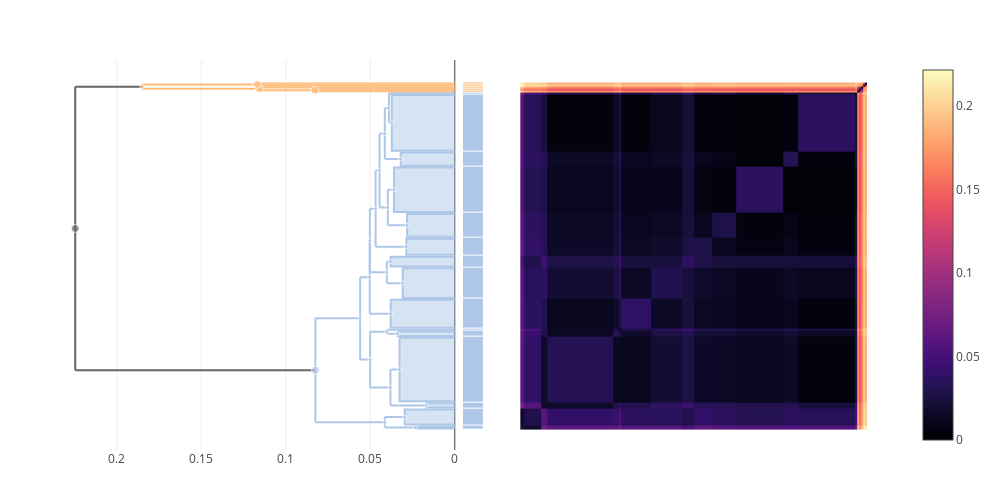

The cell this chart's notebook holds for it:
### Code cell
trees["all"] = cluster_annotate(cdata, 1:cdata.ntaxa)
plot(multi_clustermap(cdata, trees["all"]))

### Figure 1 — Plotly figure (JSON) as saved in the notebook; plotly's stock layout.template omitted (floating-point values rounded to 4 significant figures; data arrays with more than 128 entries replaced by an {"elided": "..."} marker saying what was removed)
{"data": [{"colorscale": {"elided": "256x2 mixed values"}, "type": "heatmap", "x": [0.5, 2.5, 11.37, 14.61, 48.64, 51.88, 52.88, 68.4, 84.76, 90.86, 100.2, 113.0, 137.2, 145.0, 174.9, 175.9, 176.9, 177.9, 178.9, 179.9, 180.9], "y": [0.5, 2.5, 11.37, 14.61, 48.64, 51.88, 52.88, 68.4, 84.76, 90.86, 100.2, 113.0, 137.2, 145.0, 174.9, 175.9, 176.9, 177.9, 178.9, 179.9, 180.9], "z": {"elided": "20x20 float values"}}, {"hoverinfo": "skip", "line": {"color": "#AEC7E8"}, "mode": "lines", "showlegend": false, "type": "scatter", "x": [0.05035, 0.05035, null, 0.05035, 0.0379, null, 0.05035, 0.05024, null], "xaxis": "x2", "y": [60.64, 98.77, null, 60.64, 60.64, null, 98.77, 98.77, null], "yaxis": "y"}, {"hoverinfo": "skip", "line": {"color": "#AEC7E8"}, "mode": "lines", "showlegend": false, "type": "scatter", "x": [0.05024, 0.05024, null, 0.05024, 0.0402, null, 0.05024, 0.04685, null], "xaxis": "x2", "y": [82.2, 115.3, null, 82.2, 82.2, null, 115.3, 115.3, null], "yaxis": "y"}, {"hoverinfo": "skip", "line": {"color": "#AEC7E8"}, "mode": "lines", "showlegend": false, "type": "scatter", "x": [0.04142, 0.04142, null, 0.04142, 0.02323, null, 0.04142, 0.02971, null], "xaxis": "x2", "y": [1.5, 6.937, null, 1.5, 1.5, null, 6.937, 6.937, null], "yaxis": "y"}, {"hoverinfo": "skip", "line": {"color": "#AEC7E8"}, "mode": "lines", "showlegend": false, "type": "scatter", "x": [0.0402, 0.0402, null, 0.0402, 0.03082, null, 0.0402, 0.03802, null], "xaxis": "x2", "y": [76.58, 87.81, null, 76.58, 76.58, null, 87.81, 87.81, null], "yaxis": "y"}, {"hoverinfo": "skip", "line": {"color": "#FFBB78"}, "mode": "lines", "showlegend": false, "type": "scatter", "x": [0.1157, 0.1157, null, 0.1157, 0.08276, null, 0.1157, 0, null], "xaxis": "x2", "y": [176.9, 178.4, null, 176.9, 176.9, null, 178.4, 178.4, null], "yaxis": "y"}, {"fill": "toself", "hoverinfo": "skip", "line": {"color": "#AEC7E8"}, "mode": "lines", "showlegend": false, "type": "scatter", "x": [0, 0.03203, 0.03203, 0], "xaxis": "x2", "y": [137.7, 137.7, 144.5, 144.5], "yaxis": "y"}, {"hoverinfo": "skip", "line": {"color": "#AEC7E8"}, "mode": "lines", "showlegend": false, "type": "scatter", "x": [0.05011, 0.05011, null, 0.05011, 0.03807, null, 0.05011, 0.04034, null], "xaxis": "x2", "y": [22.31, 51.32, null, 22.31, 22.31, null, 51.32, 51.32, null], "yaxis": "y"}, {"hoverinfo": "skip", "line": {"color": "#FFBB78"}, "mode": "lines", "showlegend": false, "type": "scatter", "x": [0.185, 0.185, null, 0.185, 0.1157, null, 0.185, 0.1169, null], "xaxis": "x2", "y": [177.6, 179.9, null, 177.6, 177.6, null, 179.9, 179.9, null], "yaxis": "y"}, {"hoverinfo": "skip", "line": {"color": "#AEC7E8"}, "mode": "lines", "showlegend": false, "type": "scatter", "x": [0.03807, 0.03807, null, 0.03807, 0.01708, null, 0.03807, 0.03271, null], "xaxis": "x2", "y": [12.99, 31.63, null, 12.99, 12.99, null, 31.63, 31.63, null], "yaxis": "y"}, {"fill": "toself", "hoverinfo": "skip", "line": {"color": "#AEC7E8"}, "mode": "lines", "showlegend": false, "type": "scatter", "x": [0, 0.03601, 0.03601, 0], "xaxis": "x2", "y": [113.5, 113.5, 136.7, 136.7], "yaxis": "y"}, {"fill": "toself", "hoverinfo": "skip", "line": {"color": "#AEC7E8"}, "mode": "lines", "showlegend": false, "type": "scatter", "x": [0, 0.0379, 0.0379, 0], "xaxis": "x2", "y": [53.38, 53.38, 67.9, 67.9], "yaxis": "y"}, {"hoverinfo": "skip", "line": {"color": "#666666"}, "mode": "lines", "showlegend": false, "type": "scatter", "x": [0.2246, 0.2246, null, 0.2246, 0.0825, null, 0.2246, 0.185, null], "xaxis": "x2", "y": [31.24, 178.8, null, 31.24, 31.24, null, 178.8, 178.8, null], "yaxis": "y"}, {"hoverinfo": "skip", "line": {"color": "#AEC7E8"}, "mode": "lines", "showlegend": false, "type": "scatter", "x": [0.05601, 0.05601, null, 0.05601, 0.05011, null, 0.05601, 0.05035, null], "xaxis": "x2", "y": [36.81, 79.7, null, 36.81, 36.81, null, 79.7, 79.7, null], "yaxis": "y"}, {"fill": "toself", "hoverinfo": "skip", "line": {"color": "#AEC7E8"}, "mode": "lines", "showlegend": false, "type": "scatter", "x": [0, 0.03271, 0.03271, 0], "xaxis": "x2", "y": [15.11, 15.11, 48.14, 48.14], "yaxis": "y"}, {"fill": "toself", "hoverinfo": "skip", "line": {"color": "#AEC7E8"}, "mode": "lines", "showlegend": false, "type": "scatter", "x": [0, 0.02868, 0.02868, 0], "xaxis": "x2", "y": [91.36, 91.36, 99.73, 99.73], "yaxis": "y"}, {"fill": "toself", "hoverinfo": "skip", "line": {"color": "#AEC7E8"}, "mode": "lines", "showlegend": false, "type": "scatter", "x": [0, 0.01708, 0.01708, 0], "xaxis": "x2", "y": [11.87, 11.87, 14.11, 14.11], "yaxis": "y"}, {"hoverinfo": "skip", "line": {"color": "#AEC7E8"}, "mode": "lines", "showlegend": false, "type": "scatter", "x": [0.04141, 0.04141, null, 0.04141, 0.03203, null, 0.04141, 0.03897, null], "xaxis": "x2", "y": [141.1, 167.7, null, 141.1, 141.1, null, 167.7, 167.7, null], "yaxis": "y"}, {"fill": "toself", "hoverinfo": "skip", "line": {"color": "#AEC7E8"}, "mode": "lines", "showlegend": false, "type": "scatter", "x": [0, 0.02821, 0.02821, 0], "xaxis": "x2", "y": [100.7, 100.7, 112.5, 112.5], "yaxis": "y"}, {"fill": "toself", "hoverinfo": "skip", "line": {"color": "#AEC7E8"}, "mode": "lines", "showlegend": false, "type": "scatter", "x": [0, 0.03802, 0.03802, 0], "xaxis": "x2", "y": [85.26, 85.26, 90.36, 90.36], "yaxis": "y"}, {"hoverinfo": "skip", "line": {"color": "#AEC7E8"}, "mode": "lines", "showlegend": false, "type": "scatter", "x": [0.04685, 0.04685, null, 0.04685, 0.02868, null, 0.04685, 0.04452, null], "xaxis": "x2", "y": [95.55, 135.1, null, 95.55, 95.55, null, 135.1, 135.1, null], "yaxis": "y"}, {"hoverinfo": "skip", "line": {"color": "#AEC7E8"}, "mode": "lines", "showlegend": false, "type": "scatter", "x": [0.03962, 0.03962, null, 0.03962, 0.02821, null, 0.03962, 0.03601, null], "xaxis": "x2", "y": [106.6, 125.1, null, 106.6, 106.6, null, 125.1, 125.1, null], "yaxis": "y"}, {"hoverinfo": "skip", "line": {"color": "#AEC7E8"}, "mode": "lines", "showlegend": false, "type": "scatter", "x": [0.03897, 0.03897, null, 0.03897, 0.03727, null, 0.03897, 0, null], "xaxis": "x2", "y": [159.9, 175.4, null, 159.9, 159.9, null, 175.4, 175.4, null], "yaxis": "y"}, {"hoverinfo": "skip", "line": {"color": "#AEC7E8"}, "mode": "lines", "showlegend": false, "type": "scatter", "x": [0.0825, 0.0825, null, 0.0825, 0.04142, null, 0.0825, 0.05601, null], "xaxis": "x2", "y": [4.219, 58.26, null, 4.219, 4.219, null, 58.26, 58.26, null], "yaxis": "y"}, {"fill": "toself", "hoverinfo": "skip", "line": {"color": "#AEC7E8"}, "mode": "lines", "showlegend": false, "type": "scatter", "x": [0, 0.03727, 0.03727, 0], "xaxis": "x2", "y": [145.5, 145.5, 174.4, 174.4], "yaxis": "y"}, {"hoverinfo": "skip", "line": {"color": "#FFBB78"}, "mode": "lines", "showlegend": false, "type": "scatter", "x": [0.08276, 0.08276, null, 0.08276, 0, null, 0.08276, 0, null], "xaxis": "x2", "y": [176.4, 177.4, null, 176.4, 176.4, null, 177.4, 177.4, null], "yaxis": "y"}, {"fill": "toself", "hoverinfo": "skip", "line": {"color": "#AEC7E8"}, "mode": "lines", "showlegend": false, "type": "scatter", "x": [0, 0.02323, 0.02323, 0], "xaxis": "x2", "y": [1, 1, 2, 2], "yaxis": "y"}, {"fill": "toself", "hoverinfo": "skip", "line": {"color": "#AEC7E8"}, "mode": "lines", "showlegend": false, "type": "scatter", "x": [0, 0.02971, 0.02971, 0], "xaxis": "x2", "y": [3, 3, 10.87, 10.87], "yaxis": "y"}, {"hoverinfo": "skip", "line": {"color": "#AEC7E8"}, "mode": "lines", "showlegend": false, "type": "scatter", "x": [0.04034, 0.04034, null, 0.04034, 0.03395, null, 0.04034, 0, null], "xaxis": "x2", "y": [50.26, 52.38, null, 50.26, 50.26, null, 52.38, 52.38, null], "yaxis": "y"}, {"hoverinfo": "skip", "line": {"color": "#FFBB78"}, "mode": "lines", "showlegend": false, "type": "scatter", "x": [0.1169, 0.1169, null, 0.1169, 0, null, 0.1169, 0, null], "xaxis": "x2", "y": [179.4, 180.4, null, 179.4, 179.4, null, 180.4, 180.4, null], "yaxis": "y"}, {"fill": "toself", "hoverinfo": "skip", "line": {"color": "#AEC7E8"}, "mode": "lines", "showlegend": false, "type": "scatter", "x": [0, 0.03082, 0.03082, 0], "xaxis": "x2", "y": [68.9, 68.9, 84.26, 84.26], "yaxis": "y"}, {"hoverinfo": "skip", "line": {"color": "#AEC7E8"}, "mode": "lines", "showlegend": false, "type": "scatter", "x": [0.04452, 0.04452, null, 0.04452, 0.03962, null, 0.04452, 0.04141, null], "xaxis": "x2", "y": [115.9, 154.4, null, 115.9, 115.9, null, 154.4, 154.4, null], "yaxis": "y"}, {"fill": "toself", "hoverinfo": "skip", "line": {"color": "#AEC7E8"}, "mode": "lines", "showlegend": false, "type": "scatter", "x": [0, 0.03395, 0.03395, 0], "xaxis": "x2", "y": [49.14, 49.14, 51.38, 51.38], "yaxis": "y"}, {"customdata": [[6562, 2110, "tuberculosis"], [6561, 1898, "tuberculosis"], [6557, 65, "tuberculosis"], [6554, 264, "tuberculosis"], [6566, 3, "canettii"], [6541, 47, "tuberculosis"], [6560, 1105, "tuberculosis"], [6568, 5, "canettii"], [6551, 1098, "tuberculosis"], [6547, 538, "tuberculosis"], [6549, 212, "tuberculosis"], [6569, 3285, "(mixed)"], [6563, 3215, "tuberculosis"], [6543, 1092, "tuberculosis"], [6531, 71, "tuberculosis"], [6427, 6, "tuberculosis"], [6556, 885, "tuberculosis"], [6529, 140, "tuberculosis"], [6550, 27, "tuberculosis"], [6559, 1634, "tuberculosis"], [6553, 678, "tuberculosis"], [6552, 838, "tuberculosis"], [6564, 3280, "tuberculosis"], [6548, 837, "tuberculosis"], [6565, 2, "canettii"], [6497, 2, "tuberculosis"], [6535, 63, "tuberculosis"], [6555, 7, "tuberculosis"], [6567, 2, "canettii"], [6538, 237, "tuberculosis"], [6558, 1563, "tuberculosis"], [6545, 6, "tuberculosis"]], "hovertemplate": "ID: %{customdata[0]}<br>\nHeight: %{x:.3f}<br>\nGenome count: %{customdata[1]}\n<br>\n%{customdata[2]}\n<extra></extra>", "marker": {"color": ["#AEC7E8", "#AEC7E8", "#AEC7E8", "#AEC7E8", "#FFBB78", "#AEC7E8", "#AEC7E8", "#FFBB78", "#AEC7E8", "#AEC7E8", "#AEC7E8", "#666666", "#AEC7E8", "#AEC7E8", "#AEC7E8", "#AEC7E8", "#AEC7E8", "#AEC7E8", "#AEC7E8", "#AEC7E8", "#AEC7E8", "#AEC7E8", "#AEC7E8", "#AEC7E8", "#FFBB78", "#AEC7E8", "#AEC7E8", "#AEC7E8", "#FFBB78", "#AEC7E8", "#AEC7E8", "#AEC7E8"], "size": [4, 4, 4, 4, 8, 4, 4, 4, 4, 4, 4, 8, 4, 4, 4, 4, 4, 4, 4, 4, 4, 4, 8, 4, 8, 4, 4, 4, 8, 4, 4, 4]}, "mode": "markers", "showlegend": false, "type": "scatter", "x": [0.05035, 0.05024, 0.04142, 0.0402, 0.1157, 0.03203, 0.05011, 0.185, 0.03807, 0.03601, 0.0379, 0.2246, 0.05601, 0.03271, 0.02868, 0.01708, 0.04141, 0.02821, 0.03802, 0.04685, 0.03962, 0.03897, 0.0825, 0.03727, 0.08276, 0.02323, 0.02971, 0.04034, 0.1169, 0.03082, 0.04452, 0.03395], "xaxis": "x2", "y": [79.7, 98.77, 4.219, 82.2, 177.6, 141.1, 36.81, 178.8, 22.31, 125.1, 60.64, 105.0, 58.26, 31.63, 95.55, 12.99, 154.4, 106.6, 87.81, 115.3, 115.9, 167.7, 31.24, 159.9, 176.9, 1.5, 6.937, 51.32, 179.9, 76.58, 135.1, 50.26], "yaxis": "y"}, {"colorscale": [[0, "#666666"], [0.1, "#AEC7E8"], [0.2, "#FFBB78"], [0.3, "#98DF8A"], [0.4, "#FF9896"], [0.5, "#C5B0D5"], [0.6, "#C49C94"], [0.7, "#F7B6D2"], [0.8, "#C7C7C7"], [0.9, "#DBDB8D"], [1, "#9EDAE5"]], "customdata": [[["ID 6497", "tuberculosis"]], [["ID 6535", "tuberculosis"]], [["ID 6427", "tuberculosis"]], [["ID 6543", "tuberculosis"]], [["ID 6545", "tuberculosis"]], [["Genome 12", "tuberculosis"]], [["ID 6549", "tuberculosis"]], [["ID 6538", "tuberculosis"]], [["ID 6550", "tuberculosis"]], [["ID 6531", "tuberculosis"]], [["ID 6529", "tuberculosis"]], [["ID 6547", "tuberculosis"]], [["ID 6541", "tuberculosis"]], [["ID 6548", "tuberculosis"]], [["Genome 3218", "tuberculosis"]], [["Genome 3281", "canettii"]], [["Genome 3282", "canettii"]], [["Genome 3284", "canettii"]], [["Genome 3283", "canettii"]], [["Genome 3285", "canettii"]]], "hovertemplate": "%{customdata[0]} <br>\n%{customdata[1]}\n<extra></extra>\n", "showscale": false, "type": "heatmap", "xaxis": "x3", "y": [0.5, 2.5, 11.37, 14.61, 48.64, 51.88, 52.88, 68.4, 84.76, 90.86, 100.2, 113.0, 137.2, 145.0, 174.9, 175.9, 176.9, 177.9, 178.9, 179.9, 180.9], "ygap": 1, "z": [[1], [1], [1], [1], [1], [1], [1], [1], [1], [1], [1], [1], [1], [1], [1], [2], [2], [2], [2], [2]], "zmax": 10, "zmin": 0}], "layout": {"height": 500, "hovermode": "closest", "margin": {"b": 50, "l": 50, "r": 50, "t": 60}, "showlegend": false, "width": 1000, "xaxis": {"autorange": true, "constrain": "domain", "domain": [0.5558, 0.9658], "range": [0.5, 180.9], "scaleanchor": "y", "type": "linear", "visible": false}, "xaxis2": {"autorange": true, "domain": [0, 0.4785], "range": [0.2396, 0], "rangemode": "nonnegative", "type": "linear"}, "xaxis3": {"autorange": true, "domain": [0.488, 0.512], "fixedrange": true, "range": [-0.5, 0.5], "visible": false}, "yaxis": {"autorange": true, "domain": [0, 1], "range": [-10.2, 192.6], "scaleanchor": "x", "type": "linear", "visible": false}}}
